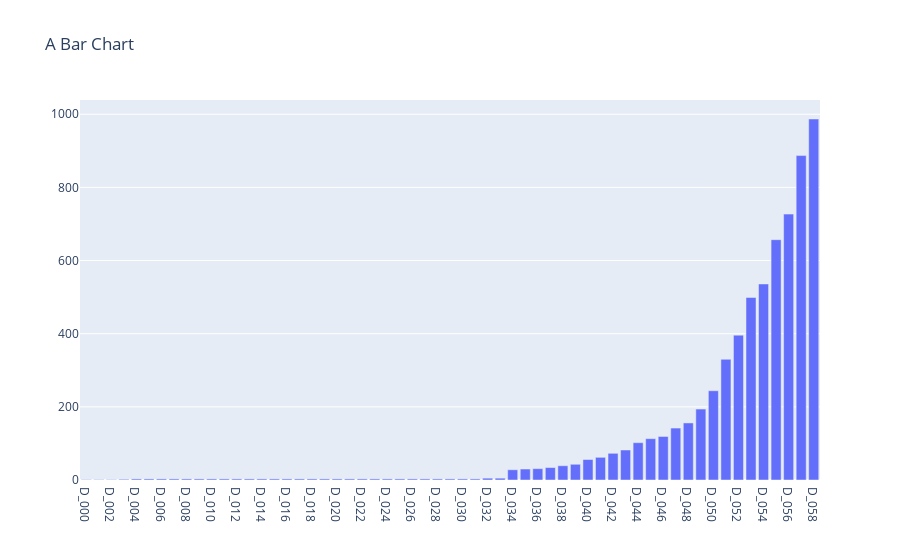

Notebook source saved alongside this figure:
### Code cell
fig = {
    "data": [{"type": "bar",
              "y":tempX['countryData'],
              "x": tempX['dayIndex']}],
    "layout": {"title": {"text": "A Bar Chart"}}
}

# To display the figure defined by this dict, use the low-level plotly.io.show function
import plotly.io as pio
pio.show(fig)

### Figure 1 — Plotly figure (JSON) as saved in the notebook; plotly's stock layout.template omitted (floating-point values rounded to 4 significant figures)
{"data": [{"type": "bar", "x": ["D_000", "D_001", "D_002", "D_003", "D_004", "D_005", "D_006", "D_007", "D_008", "D_009", "D_010", "D_011", "D_012", "D_013", "D_014", "D_015", "D_016", "D_017", "D_018", "D_019", "D_020", "D_021", "D_022", "D_023", "D_024", "D_025", "D_026", "D_027", "D_028", "D_029", "D_030", "D_031", "D_032", "D_033", "D_034", "D_035", "D_036", "D_037", "D_038", "D_039", "D_040", "D_041", "D_042", "D_043", "D_044", "D_045", "D_046", "D_047", "D_048", "D_049", "D_050", "D_051", "D_052", "D_053", "D_054", "D_055", "D_056", "D_057", "D_058"], "y": [1, 1, 1, 2, 3, 3, 3, 3, 3, 3, 3, 3, 3, 3, 3, 3, 3, 3, 3, 3, 3, 3, 3, 3, 3, 3, 3, 3, 3, 3, 3, 3, 5, 5, 28, 30, 31, 34, 39, 43, 56, 62, 73, 82, 102, 113, 119, 142, 156, 194, 244, 330, 396, 499, 536, 657, 727, 887, 987]}], "layout": {"title": {"text": "A Bar Chart"}}}
